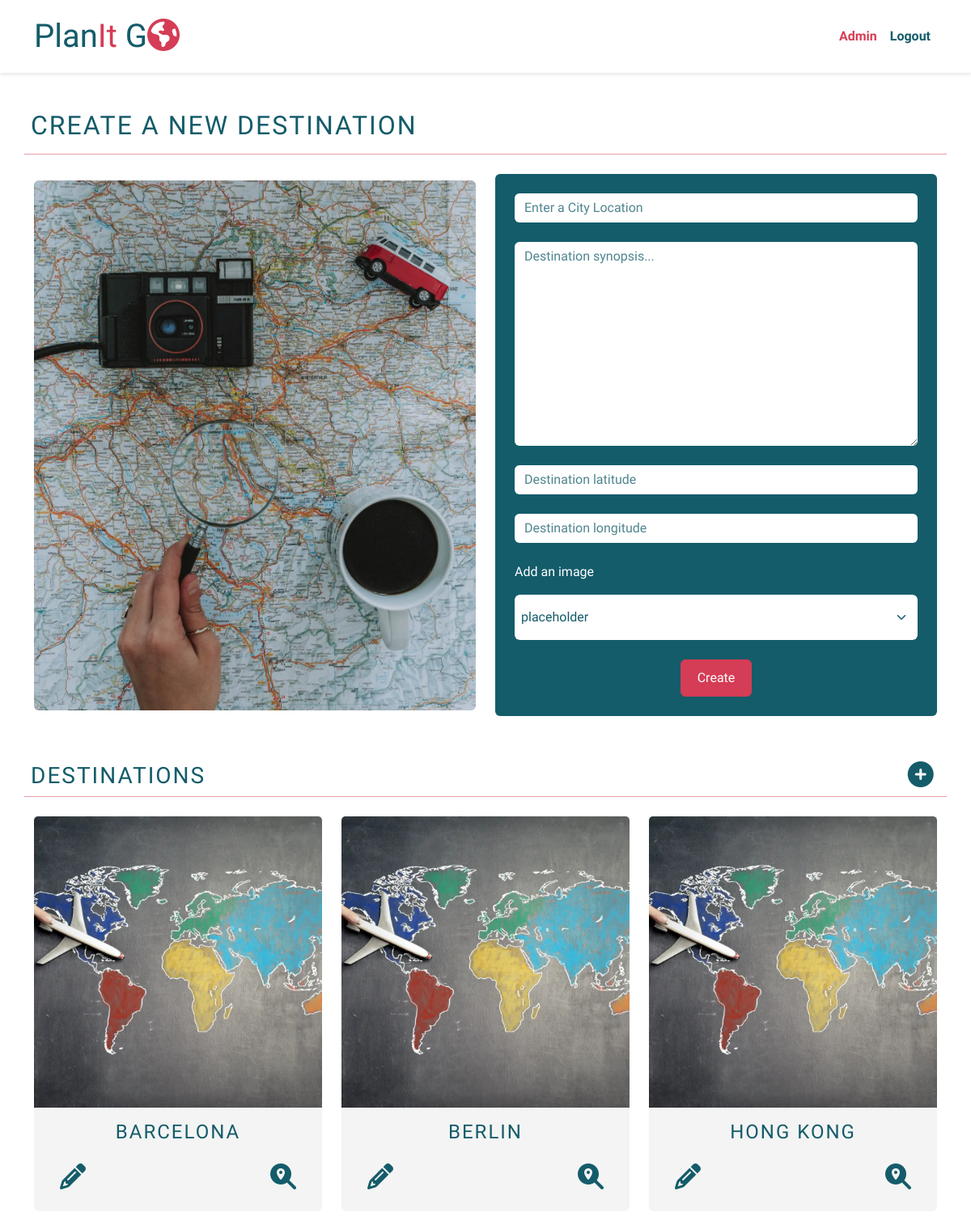
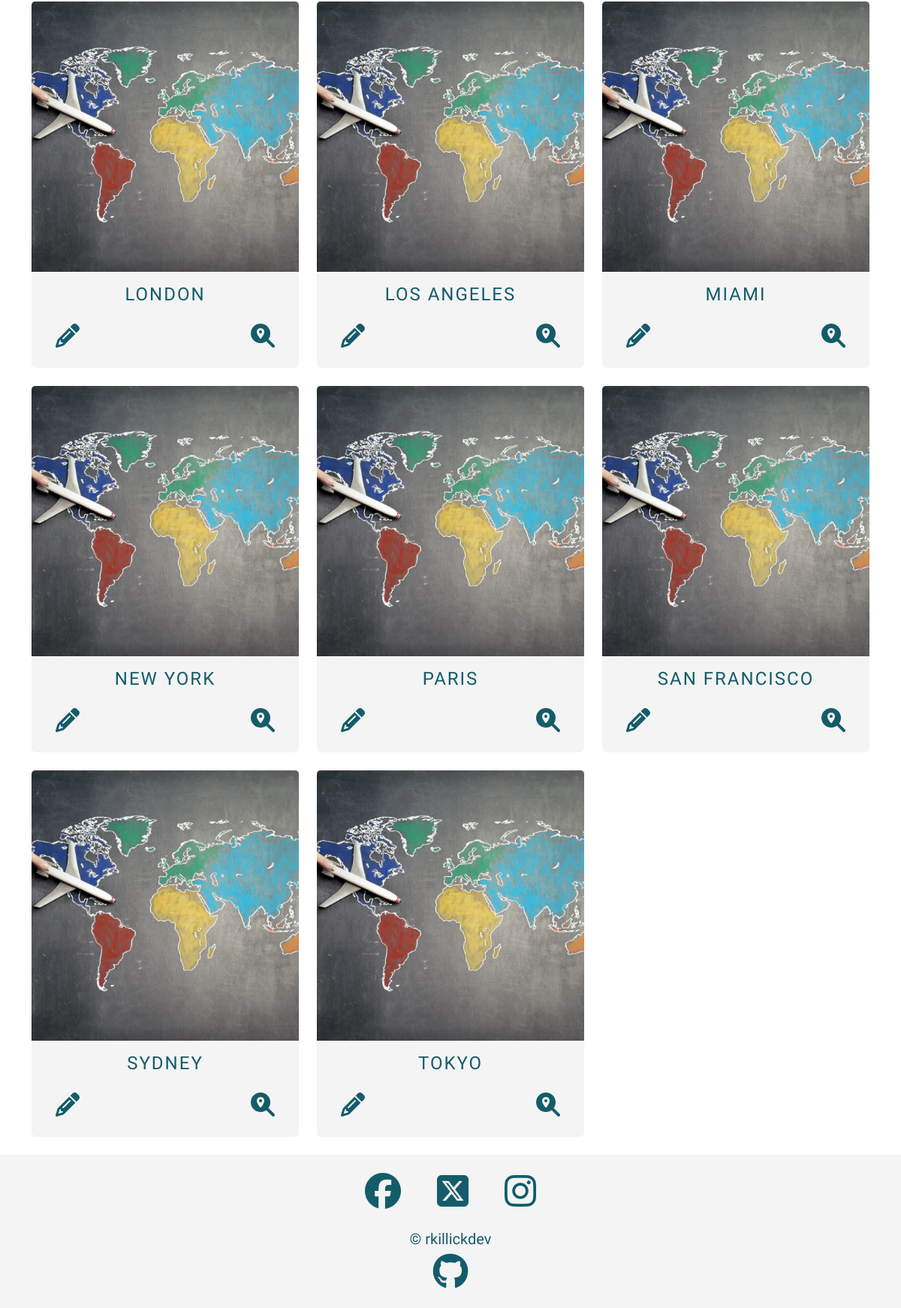
The app's page /locations/ (signed in) with its own data (2 pictures, top to bottom).
### locations/models.py (models this page shows, shortened)
class Location(models.Model):
    city = models.CharField(max_length=50, unique=True)
    slug = models.SlugField(max_length=50, unique=True)
    summary = models.TextField()
    latitude = models.DecimalField(max_digits=10, decimal_places=8)
    longitude = models.DecimalField(max_digits=11, decimal_places=8)
    image = CloudinaryField(
        "image",
        default="placeholder",
        folder="/images/locations",
        format="webp",
    )
    approved = models.BooleanField(default=False)
    class Meta:
        ordering = ["-city"]

### locations/views.py (the view, shortened to what this page needs)
class CreateDestination(LoginRequiredMixin, SuccessMessageMixin, CreateView):
    form_class = LocationForm
    model = Location
    template_name = "locations/destinations.html"
    success_message = "Congratulations, you created a new destination!"
    def get_context_data(self, **kwargs):
        context = super(CreateDestination, self).get_context_data(**kwargs)
        context["destinations"] = Location.objects.all().order_by("city")
        return context

### locations/templates/locations/destinations.html (shortened to what this page needs)
{% extends "base.html" %}
{% block content %}
{% load static %}
{% load crispy_forms_tags %}
{% if user.is_authenticated and request.user.is_staff %}
  <section id="enter-destination-details"
           class="mt-7 mb-5">
    <div class="container">
      <div class="row mb-2">
        <div class="action-title d-flex justify-content-between p-2">
          <h2>
            {% if request.resolver_match.url_name == 'locations' %} Create a new destination
            {% else %} Update details for {{ location.city }}
            {% endif %}
          </h2>
        </div>
        <hr>
      </div>
      <div class="row">
        <div class="col-lg-6 d-flex flex-column justify-content-center">
          <div class="image-container">
            <img src="{% static 'images/map-search-coffe-cup-1250x1500-compress.webp'%}"
                alt="Magnifying glass searches world map"
                class="img-fluid rounded d-none d-lg-block">
          </div>
        </div>
        <div class="col-lg-6 d-flex flex-column justify-content-center">
          <div id="form-container" data-form_purpose="{% if request.resolver_match.url_name == 'update_destination' %}update{% else %}create{% endif %}">
            {% crispy form %}
          </div>
        </div>
      </div>
    </div>
  </section>
{% endif %}
<section id="destination-list">
  <div class="container">
    <div class="row mb-2">
      <div class="action-title d-flex justify-content-between align-items-center p-2">
        <h3 class="m-0">Destinations</h3>
        <a href="{% url 'locations' %}"
           aria-label="Add a new destination">
          <span><i class="fa-solid fa-circle-plus fa-2x link-transform"></i>&ensp;</span>
        </a>
      </div>
      <hr>
    </div>
    <div class="row">
      {% for destination in destinations %}
        <div class="col-md-4 mb-4">
          {% include 'includes/destination_cards.html' %}
        </div>
        {% if forloop.counter|divisibleby:3 %}
    </div>
    <div class="row">
        {% endif %}
      {% endfor%}
    </div>
  </div>
</section>
{% endblock %}

### templates/includes/destination_cards.html
{% load static %}
<div class="destination-city-mini card border-0 bg-secondary text-center h-100">
  <button data-bs-toggle="modal"
     data-bs-target="#modal-destination-info"
     class="modal-button image-clickable border-0"
     aria-label="Opens details about the destination in a modal">
    {% if 'placeholder' in destination.image.url %}
      <img class="card-img-top img-fluid img-size-consistent"
          src="{% static 'images/placeholders/trip-placeholder-globe-in-hand.webp' %}"
          alt="A small globe held in the palm of the hand with mountains in the background"
          data-destination_id="{{ destination.id }}"
          data-destination_slug="{{ destination.slug }}"
          data-destination_summary="{{ destination.summary}}">
    {% else %}
      <img class="destination-image card-img-top img-fluid img-size-consistent"
          src="{{ destination.image.url }}"
          alt="An image of {{ destination.city }}"
          data-destination_id="{{ destination.id }}"
          data-destination_slug="{{ destination.slug }}"
          data-destination_summary="{{ destination.summary}}">
    {% endif %}
  </button>
  <div id="destination-city{{destination.id}}"
       class="card-body bg-secondary">
    <h4>{{destination.city}}</h4>
  </div>
  {% if user.is_authenticated and request.user.is_staff %}
    <div class=" {% if request.resolver_match.url_name != 'home' %} d-flex justify-content-between px-4 pb-4 {% else %} d-none {% endif %}">
      <a href="{% url 'update_destination' destination.id destination.slug %}"
         aria-label="Edit details of this destination"
      >
        <i class="ps-2 fa-solid fa-pencil fa-2x link-transform"></i>
      </a>
      <a href="{% if destination.places.count > 0 %} {% url 'place_list' destination.id destination.slug %} {% else %} {% url 'get_places' destination.id destination.slug %} {% endif %}"
         aria-label="Retrieve places for this destination"
      >
        <i class="pe-2 fa-solid fa-magnifying-glass-location fa-2x link-transform"></i>
      </a>
    </div>
  {% endif %}
</div>

### static/css/styles.css (style rules this page uses)
* { box-sizing: border-box; padding: 0; margin: 0; }
a { text-decoration: none; color: inherit; }
hr { color: var(--bs-primary); opacity: 0.5; }
h2, h3, h4 { text-transform: uppercase; letter-spacing: 2px; }
.modal-button { outline: none; }
.link-transform { transition: all 0.15s ease; }
.img-size-consistent { width: 100%; height: 30vw; object-fit: cover; }
.image-clickable { transition: all 0.15s ease; }

### records on screen
Location: city "BARCELONA"
Location: city "BERLIN"
Location: city "HONG KONG"
Location: city "LONDON"
Location: city "LOS ANGELES"
Location: city "MIAMI"
Location: city "NEW YORK"
Location: city "PARIS"
Location: city "SAN FRANCISCO"
Location: city "SYDNEY"
Location: city "TOKYO"
